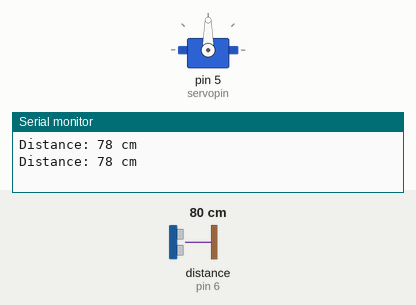
This sketch was run on a simulated Arduino Uno, built with avr-gcc and run on an emulated ATmega328P. Shown: servo, the last lines printed to the serial monitor. Wiring (inferred from the names in the program): ultrasonic range finder: trigger pin 9; echo pin 6. The inputs (shaded band) are chosen by the test bench; at power-on: distance to the obstacle (sensor on pin 6) 80 cm. The echo pulse lasts 58.3 µs per cm.

Above: at 1.8 s.
1.9 s: distance to the obstacle (sensor on pin 6) set to 2 cm
At 4.8 s:
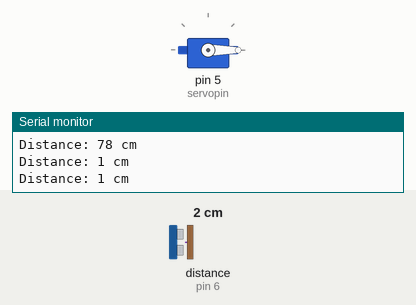
6.0 s: distance to the obstacle (sensor on pin 6) set to 35 cm
9.5 s: distance to the obstacle (sensor on pin 6) set to 4 cm
At 11.4 s:
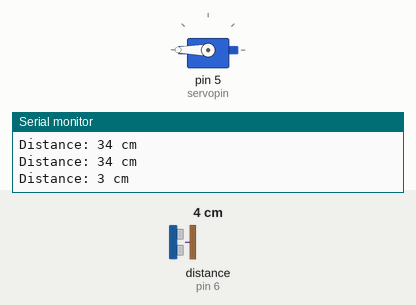
Timing chart, 0 to 19.0 s (numbered marks = the images above; inputs shaded):
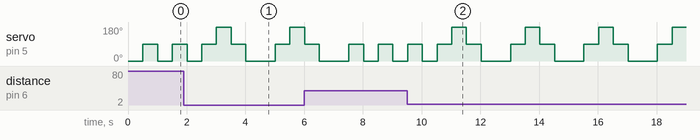

The sketch:

Ultrasonic_Servo_Sensors.ino
```cpp
#include <Servo.h>
#define echoPin 6
#define trigPin 9
int servopin=5;
int led=13;
Servo digit1;
long duration; // variable for the duration of sound wave travel
int distance; // variable for the distance measurement

void setup() {
  pinMode(trigPin, OUTPUT); // Sets the trigPin as an OUTPUT
  pinMode(echoPin, INPUT); // Sets the echoPin as an INPUT
  Serial.begin(9600); // // Serial Communication is starting with 9600 of baudrate speed
  digit1.attach(servopin);
  digit1.write(0);
}
void loop() {
  // Clears the trigPin condition
  digitalWrite(trigPin, LOW);
  delayMicroseconds(2);
  // Sets the trigPin HIGH (ACTIVE) for 10 microseconds
  digitalWrite(trigPin, HIGH);
  delayMicroseconds(10);
  digitalWrite(trigPin, LOW);
  // Reads the echoPin, returns the sound wave travel time in microseconds
  duration = pulseIn(echoPin, HIGH);
  // Calculating the distance
  distance = duration * 0.034 / 2; // Speed of sound wave divided by 2 (go and back)
  // Displays the distance on the Serial Monitor
  Serial.print("Distance: ");
  Serial.print(distance);
  Serial.println(" cm");
  if(distance>=30&&distance<120)
  {
    digit1.write(0);
    delay(500);
    digit1.write(90);
    delay(500);
  }
  if(distance>=120)
  {
    digit1.write(0);
    delay(500);
    digit1.write(180);
    delay(500);
  }
  if(distance<30)
  {
    digit1.write(0);
    delay(500);
    digit1.write(90);
    delay(500);
    digit1.write(180);
    delay(500);
    digit1.write(90);
    delay(500);
    digit1.write(0);
    delay(500);
  }
}
```
